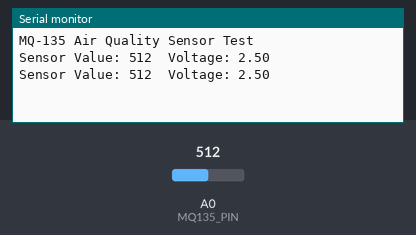
Recording of a sketch running on a simulated Arduino Uno, built with avr-gcc and run on an emulated ATmega328P. Parts: the last lines printed to the serial monitor. The test bench sets the inputs (shaded band); at power-on: A0 (MQ135_PIN) = 512.

Above: at 1.8 s.
1.9 s: A0 (MQ135_PIN) set to 716
At 2.8 s:
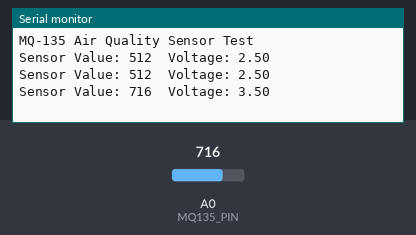
3.4 s: A0 (MQ135_PIN) set to 900
At 4.4 s:
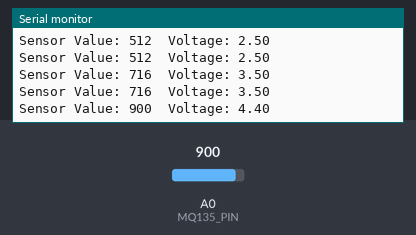
Timing chart, 0 to 6.4 s (numbered marks = the images above; inputs shaded):
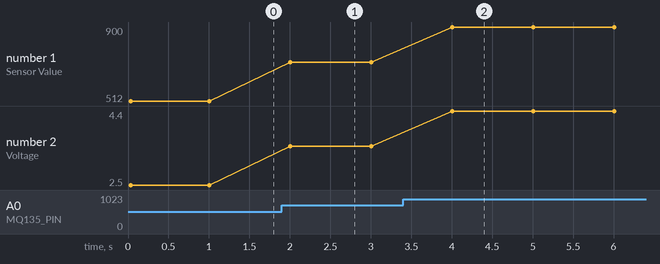

The sketch:

3.ino
```cpp
// Define the analog pin for the MQ-135 sensor
const int MQ135_PIN = A0;

void setup() {
  // Start serial communication at 9600 baud
  Serial.begin(9600);
  Serial.println("MQ-135 Air Quality Sensor Test");
}

void loop() {
  // Read the analog value from the MQ-135 sensor
  int sensorValue = analogRead(MQ135_PIN);

  // Convert the sensor value to a voltage
  float voltage = sensorValue * (5.0 / 1023.0);

  // Print the sensor value and voltage to the serial monitor
  Serial.print("Sensor Value: ");
  Serial.print(sensorValue);
  Serial.print("\tVoltage: ");
  Serial.println(voltage, 2);  // Print voltage with two decimal places

  // Add a small delay to avoid flooding the serial monitor
  delay(1000);
}
```

Measured:
- after the input at 1.9 s, the serial monitor: prints a new line after 0.10 s (image 1)
- after the input at 3.4 s, the serial monitor: prints a new line after 0.60 s (image 2)
- plotted number 1: 512 → 716 after the input at 1.9 s, 716 → 900 after the input at 3.4 s
- plotted number 2: 2.5 → 3.5 after the input at 1.9 s, 3.5 → 4.4 after the input at 3.4 s
